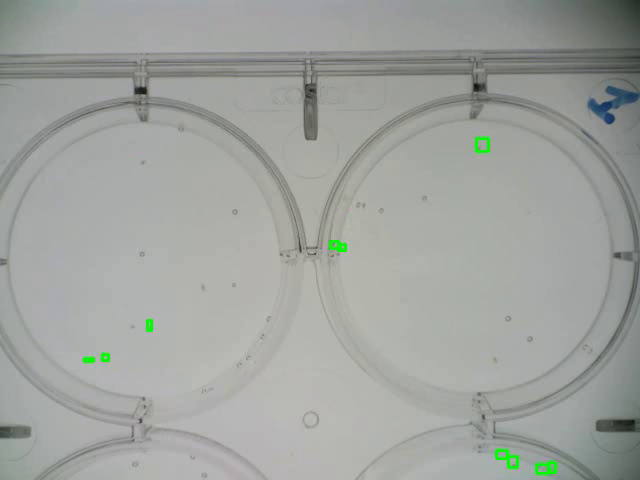
#> input picture frame 31 of OutVideos/P1_24h_01top.avi, 640 x 480 px, given in place of P1_24h_01top.wmv, which was not available
$ python detectMouvement.py
#> lines starting #> are read from the running program, lines starting #| are printed output that depends on the picture; after the words box and inside, x2 and y2 are one past the last pixel; in counts of white or black regions, pixels touching at a corner belong together; pictures that were not available may be replaced by others from this repository, and a replacement may not be noted
#> in main, frame is the input picture: shape (480, 640, 3); mean B, G, R 158.9, 162.5, 159.7
### houghCircle.py
import cv2
import numpy as np

blur_ratio = 21

# [5 lines left out: function find2MainCircle_fromPath, not called in this run]

def find2MainCircle(image_mat: np.ndarray, blur_ratio=21, *, verbose: bool = False):

#> called with blur_ratio = 21, verbose = False
    image = image_mat.copy()

    # Convert to grayscale
    gray = cv2.cvtColor(image, cv2.COLOR_BGR2GRAY)

    # Apply GaussianBlur to reduce noise
    gray = cv2.GaussianBlur(gray,(blur_ratio, blur_ratio) ,2)

    # Detect circles using HoughCircles
    circles = cv2.HoughCircles(gray, cv2.HOUGH_GRADIENT, dp=1, minDist=10,
                           param1=50, param2=30, minRadius=0, maxRadius=0)
#> circles = 40 rows, first 8: [477.5, 255.5, 161.6], [140.5, 266.5, 160], [141.5, 253.5, 148.1], [471.5, 266.5, 165.5], [486.5, 249.5, 155.4], [482.5, 264.5, 171.1], [464.5, 251.5, 169.5], [453.5, 235.5, 186.9]

    # Draw detected circles
    if circles is not None:
        circles = np.uint16(np.around(circles))
#> circles = 40 rows, first 8: [478, 256, 162], [140, 266, 160], [142, 254, 148], [472, 266, 166], [486, 250, 155], [482, 264, 171], [464, 252, 170], [454, 236, 187]
        for i in circles[0, :]:
            # Draw the outer circle
            cv2.circle(image, (i[0], i[1]), i[2], (0, 255, 0), 2)
            # Draw the center of the circle
            cv2.circle(image, (i[0], i[1]), 2, (0, 0, 255), 3)
#> this loop made 40 passes
#> i on passes 1 to 12: [478, 256, 162], [140, 266, 160], [142, 254, 148], [472, 266, 166], [486, 250, 155], [482, 264, 171], [464, 252, 170], [454, 236, 187], [466, 238, 182], [154, 244, 186], [464, 228, 186], [134, 276, 171]
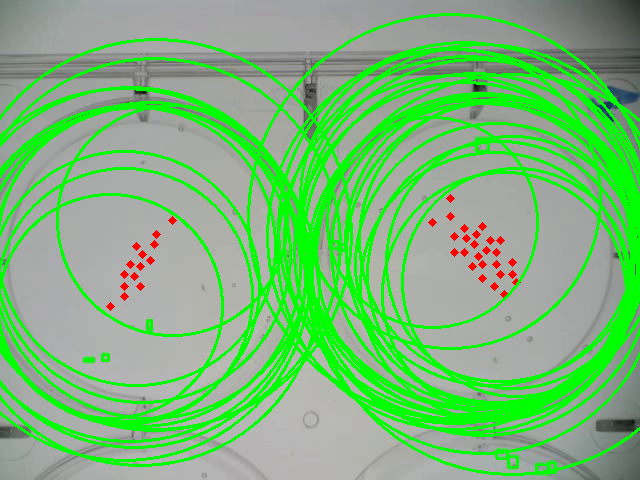
#> image: shape (480, 640, 3); mean B, G, R 120.7, 184.3, 122.4

    if verbose:
        # Display the result
        cv2.imshow('Detected Circles', image)
        cv2.waitKey(0)
        cv2.destroyAllWindows()


    # find clusters of Circles

    def find_clusters(circles, min_dist=10):
#> called with circles = array of shape (1, 40, 3), min_dist = 10
        circles = np.uint16(np.around(circles))
        clusters = []
        for i in circles[0, :]:
            if not clusters:
                clusters.append([i])
            else:
                for cluster in clusters:
                    for j in cluster:
                        if np.linalg.norm(np.array(i[:2]) - np.array(j[:2])) < min_dist:
                            cluster.append(i)
                            break
                    else:
                        continue
                    break
                else:
                    clusters.append([i])
#> after the loop, cluster = [[432, 222, 105]]; clusters = 38 items, first 6: [[478, 256, 162], [482, 264, 171]], [[140, 266, 160]], [[142, 254, 148]], [[472, 266, 166]], [[486, 250, 155]], [[464, 252, 170]]
        return clusters

    clusters = find_clusters(circles, min_dist=10)
    img_width = image.shape[1]
#> img_width = 640

    left_circle = None
    for cluster in clusters:
        for i in cluster:
            if i[0] < img_width / 2:
                left_circle = i
                print(left_circle)
                break
        if left_circle is not None:
            break
#> this loop made 2 passes
#> cluster on passes 1 to 2: [[478, 256, 162], [482, 264, 171]], [[140, 266, 160]]
#| [140 266 160]

    right_circle = None
    for cluster in clusters:
        for i in cluster:
            if i[0] >= img_width / 2:
                right_circle = i
                print(i)
                break
        if right_circle is not None:
            break
#> this loop made 1 pass
#| [478 256 162]

    output_circle = [left_circle, right_circle]

    # Draw clusters
    image2 = image_mat.copy()
    for i in output_circle:
        if i is None:
            continue
        # inner circle
        cv2.circle(image2, (i[0], i[1]), i[2] - 50, (255, 0, 0), 2)
        # outer circles
        cv2.circle(image2, (i[0], i[1]), i[2], (0,0, 255), 2)
        # center of the circle
        cv2.circle(image2, (i[0], i[1]), 2, (0, 0, 255), 3)
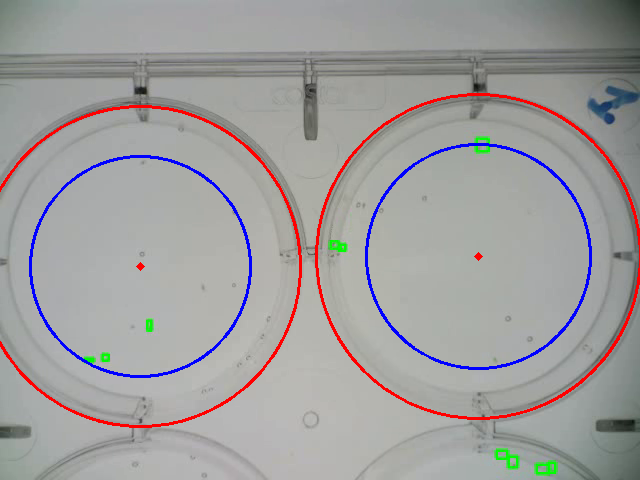
#> image2: shape (480, 640, 3); 3.21% of pixels changed, all inside (x1, y1, x2, y2) = (0, 93, 640, 428)

    if verbose:
        cv2.imshow('Detected Circles', image2)
        cv2.waitKey(0)
        cv2.destroyAllWindows()


# [2 lines that do not run on import are left out]

### detectMouvement.py
import numpy as np
import cv2
from collections import deque


def findMouvement(frame: np.ndarray, frame_buffer:deque, *, THRESHOLD_VALUE=7, MIN_AREA=25):
    """
    Find the mouvement between the current frame and the previous one
    :param frame: the current frame
    :param frame_buffer: the previous frame
    :return: the frame with the mouvement
    """
#> called with THRESHOLD_VALUE = 7, MIN_AREA = 25
    # Convert the frame to gray
    gray = cv2.cvtColor(frame, cv2.COLOR_BGR2GRAY)
    # Apply a GaussianBlur
    gray = cv2.GaussianBlur(gray, (21, 21), 0)

    # If the buffer is empty, we add the current frame
    if len(frame_buffer) == 0:
        frame_buffer.append(gray)
        return frame

    movement_mask = np.zeros_like(gray)

    # Compare with all frames in buffer
    for prev_frame in frame_buffer:
        diff = cv2.absdiff(gray, prev_frame)
        _, thresh = cv2.threshold(diff, THRESHOLD_VALUE, 255, cv2.THRESH_BINARY)
        movement_mask = cv2.max(movement_mask, thresh)
#> this loop made 1 pass
#> pass 1, in findMouvement, `diff = cv2.absdiff(gray, prev_frame)`:
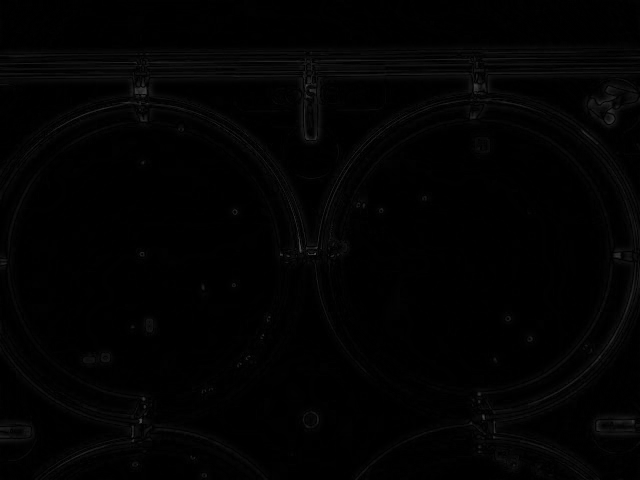
#> diff: shape (480, 640); min 0, max 75, mean 2.4
#> pass 1, in findMouvement, `_, thresh = cv2.threshold(diff, THRESHOLD_VALUE, 255, cv2.THRESH_BINARY)`:
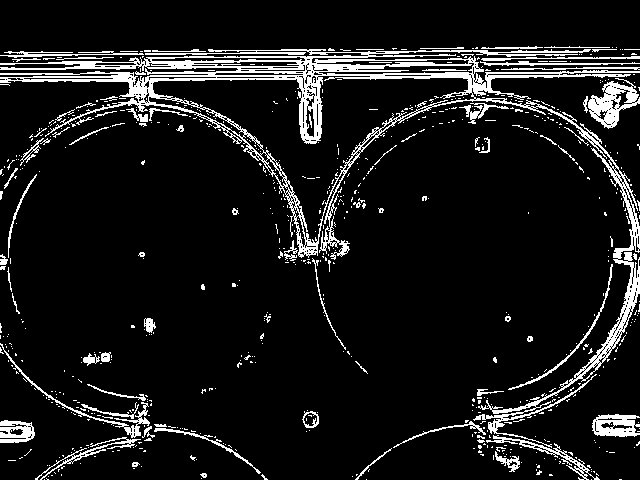
#> thresh: shape (480, 640); 9.7% white in thin lines or dots

    # Add current frame to buffer
    frame_buffer.append(gray)

    # Process movement mask
    kernel = np.ones((3,3), np.uint8)
    movement_mask = cv2.erode(movement_mask, kernel, iterations=1)
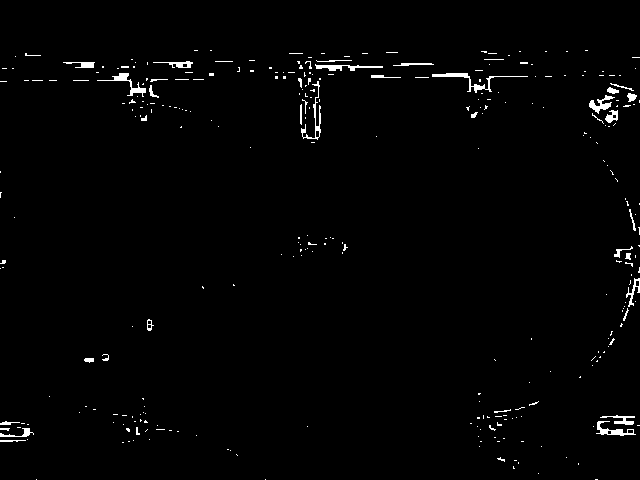
#> movement_mask: shape (480, 640); 1.4% white; 310 white regions (270 under 20 px), largest, box (x1, y1, x2, y2) and area: (432, 73, 528, 93) 311, (97, 73, 146, 97) 237, (301, 81, 321, 140) 220
    movement_mask = cv2.dilate(movement_mask, kernel, iterations=2)
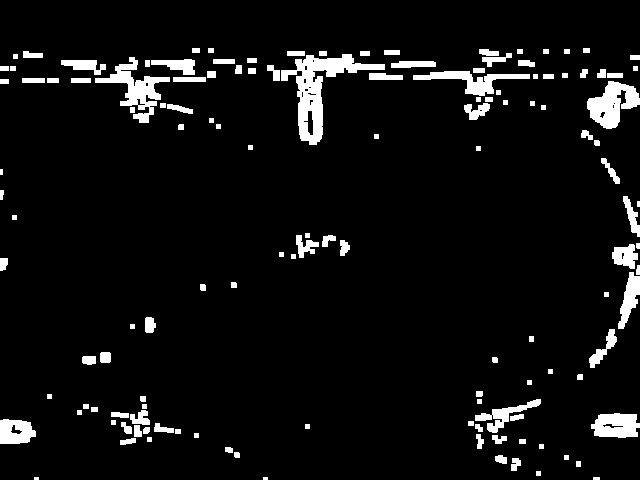
#> movement_mask: shape (480, 640); 6.1% white; 134 white regions (4 under 20 px)

    # Find contours
    contours, _ = cv2.findContours(movement_mask, cv2.RETR_EXTERNAL, cv2.CHAIN_APPROX_SIMPLE)
#> contours = 134 contours, 38 with area under 20; largest, box (x1, y1, x2, y2) and area: (281, 54, 385, 145) 2609, (95, 57, 170, 123) 1348, (587, 81, 640, 129) 1332, (591, 413, 640, 438) 926, (413, 71, 530, 96) 894
    contours = [c for c in contours if cv2.contourArea(c) > MIN_AREA]
#> contours = 70 contours; largest, box (x1, y1, x2, y2) and area: (281, 54, 385, 145) 2609, (95, 57, 170, 123) 1348, (587, 81, 640, 129) 1332, (591, 413, 640, 438) 926, (413, 71, 530, 96) 894

    return contours


def drawMouvement(frame: np.ndarray, contours):
    for contour in contours:
        x, y, w, h = cv2.boundingRect(contour)
        cv2.rectangle(frame, (x, y), (x+w, y+h), (0, 255, 0), 2)

    return frame


import numpy as np
import time
import cv2
from collections import deque
from houghCircle import find2MainCircle

def main():

# Parameters
    BUFFER_SIZE = 1
    MIN_AREA = 25
    THRESHOLD_VALUE = 7

    cap = cv2.VideoCapture("./Videos/P1_24h_01top.wmv")
    ret, frame = cap.read()

    frame_buffer = deque(maxlen=BUFFER_SIZE)
    frame_buffer.append(cv2.cvtColor(frame, cv2.COLOR_BGR2GRAY))

    circles = find2MainCircle(frame)

    while(cap.isOpened()):
        ret, currentFrame = cap.read()

        if not ret:
            break

        objects = findMouvement(currentFrame, frame_buffer, THRESHOLD_VALUE=THRESHOLD_VALUE, MIN_AREA=MIN_AREA)
#> objects has the same summary as contours in findMouvement

        # keep only objects that are circles
        keep = []
        for obj in objects:
            x,y,w,h = cv2.boundingRect(obj)
            center = (x + w//2, y + h//2)

            # check if the center of the object is in a circle
            for circle in circles:
                if circle is not None:
                    if np.linalg.norm(np.array(center) - np.array(circle[:2])) < circle[2]:
                        keep.append(obj)
                        break
#> this loop made 1 pass
#> (x, y, w, h, center) on pass 1: (511, 458, 10, 13, (516, 464))
#> after the loop, keep = []

        objects = keep

        currentFrame = drawMouvement(currentFrame, objects)

        for circle in circles:
            if circle is not None:
                print(circle)
               # inner circle
                cv2.circle(currentFrame, (circle[0], circle[1]), circle[2] - 50, (255, 0, 0), 2)
                # outer circles
                cv2.circle(currentFrame, (circle[0], circle[1]), circle[2], (0,0, 255), 2)
                # center of the circle
                cv2.circle(currentFrame, (circle[0], circle[1]), 2, (0, 0, 255), 3)

        cv2.imshow('Movement History', currentFrame)
        cv2.waitKey(1)

    cap.release()
    cv2.destroyAllWindows()


if __name__ == "__main__":
#> (the run stopped early here; a loop or call above may not have finished)

$ run again, starting later in the video
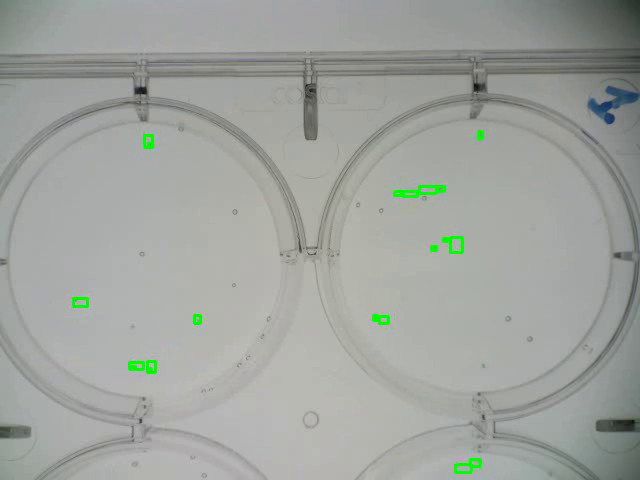
#> input picture frame 139 of OutVideos/P1_24h_01top.avi, 640 x 480 px, given in place of P1_24h_01top.wmv, which was not available
#> in main, frame is the input picture: shape (480, 640, 3); mean B, G, R 158.6, 163.1, 159.7
#> in find2MainCircle, `circles = cv2.HoughCircles(gray, cv2.HOUGH_GRADIENT, dp=1, minDist=10,..`: circles = 33 rows, first 8: [478.5, 256.5, 154.1], [142.5, 258.5, 152.7], [471.5, 266.5, 165.8], [136.5, 266.5, 172.3], [486.5, 249.5, 155.8], [488.5, 260.5, 149.7], [148.5, 266.5, 162.5], [465.5, 251.5, 168.4]
#> in find2MainCircle, `circles = np.uint16(np.around(circles))`: circles = 33 rows, first 8: [478, 256, 154], [142, 258, 153], [472, 266, 166], [136, 266, 172], [486, 250, 156], [488, 260, 150], [148, 266, 162], [466, 252, 168]
#> the loop in find2MainCircle, `for i in circles[0, :]:` made 33 passes
#> after the loop in find2MainCircle, `for i in circles[0, :]:`:
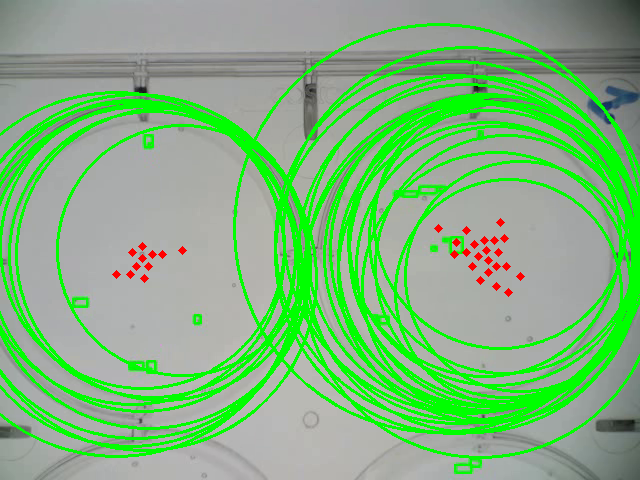
#> image: shape (480, 640, 3); mean B, G, R 126.6, 181, 128.3
#> the loop in find_clusters, `for i in circles[0, :]:` made 33 passes
#> after the loop in find_clusters, `for i in circles[0, :]:`: cluster = [[182, 250, 125]]; clusters = 33 items, first 6: [[478, 256, 154]], [[142, 258, 153]], [[472, 266, 166]], [[136, 266, 172]], [[486, 250, 156]], [[488, 260, 150]]
#> the loop in find2MainCircle, `for cluster in clusters:` made 2 passes
#> (printed output is left out)
#> the loop in find2MainCircle, `for cluster in clusters:` made 1 pass
#> (printed output is left out)
#> in findMouvement, `movement_mask = cv2.dilate(movement_mask, kernel, iterations=2)`:
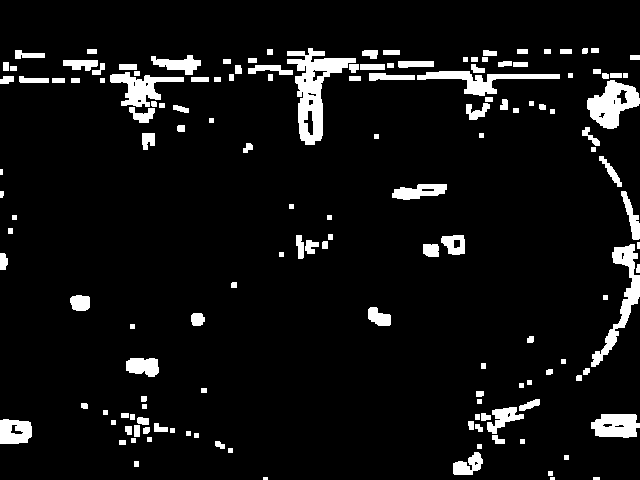
#> movement_mask: shape (480, 640); 6.9% white; 148 white regions (3 under 20 px)
#> in findMouvement, `contours, _ = cv2.findContours(movement_mask, cv2.RETR_EXTERNAL, cv2.C..`: contours = 148 contours, 39 with area under 20; largest, box (x1, y1, x2, y2) and area: (287, 48, 356, 145) 2458, (587, 80, 640, 129) 1458, (591, 244, 640, 367) 1261, (417, 71, 560, 96) 1030, (110, 72, 184, 107) 990
#> in findMouvement, `contours = [c for c in contours if cv2.contourArea(c) > MIN_AREA]`: contours = 83 contours; largest, box (x1, y1, x2, y2) and area: (287, 48, 356, 145) 2458, (587, 80, 640, 129) 1458, (591, 244, 640, 367) 1261, (417, 71, 560, 96) 1030, (110, 72, 184, 107) 990
#> objects has the same summary as contours in findMouvement
#> the loop in main, `for obj in objects:` made 1 pass
#> (x, y, w, h, center) on pass 1: (453, 452, 30, 23, (468, 463))
#> after the loop in main, `for obj in objects:`: keep = []

$ run again, starting later in the video
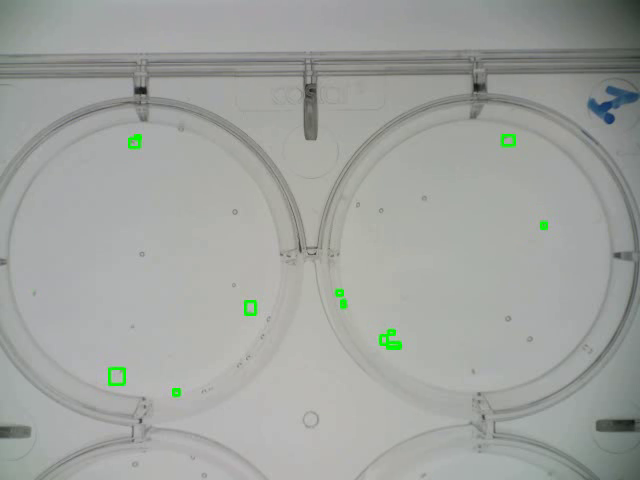
#> input picture frame 248 of OutVideos/P1_24h_01top.avi, 640 x 480 px, given in place of P1_24h_01top.wmv, which was not available
#> in main, frame is the input picture: shape (480, 640, 3); mean B, G, R 159.2, 163, 159.9
#> in find2MainCircle, `circles = cv2.HoughCircles(gray, cv2.HOUGH_GRADIENT, dp=1, minDist=10,..`: circles = 48 rows, first 8: [141.5, 261.5, 165.6], [480.5, 257.5, 164.9], [472.5, 263.5, 163.1], [490.5, 250.5, 153.7], [135.5, 270.5, 165.7], [149.5, 270.5, 166.7], [491.5, 261.5, 146.7], [152.5, 240.5, 188.5]
#> in find2MainCircle, `circles = np.uint16(np.around(circles))`: circles = 48 rows, first 8: [142, 262, 166], [480, 258, 165], [472, 264, 163], [490, 250, 154], [136, 270, 166], [150, 270, 167], [492, 262, 147], [152, 240, 188]
#> the loop in find2MainCircle, `for i in circles[0, :]:` made 48 passes
#> after the loop in find2MainCircle, `for i in circles[0, :]:`:
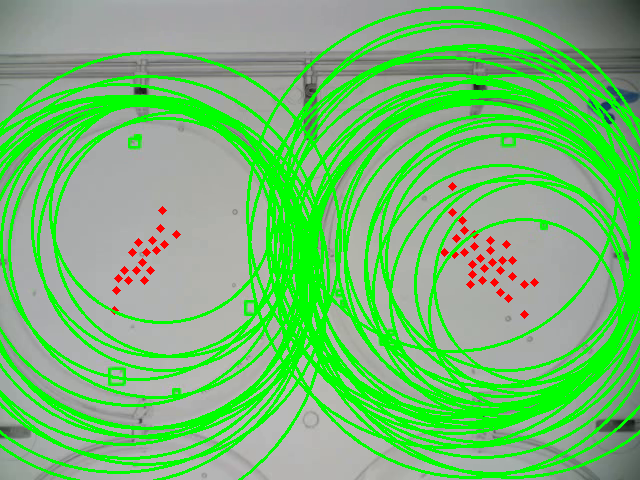
#> image: shape (480, 640, 3); mean B, G, R 114.4, 187.9, 116.3
#> the loop in find_clusters, `for i in circles[0, :]:` made 48 passes
#> after the loop in find_clusters, `for i in circles[0, :]:`: cluster = [[524, 314, 95]]; clusters = 48 items, first 6: [[142, 262, 166]], [[480, 258, 165]], [[472, 264, 163]], [[490, 250, 154]], [[136, 270, 166]], [[150, 270, 167]]
#> the loop in find2MainCircle, `for cluster in clusters:` made 1 pass
#> (printed output is left out)
#> the loop in find2MainCircle, `for cluster in clusters:` made 2 passes
#> (printed output is left out)
#> in findMouvement, `movement_mask = cv2.dilate(movement_mask, kernel, iterations=2)`:
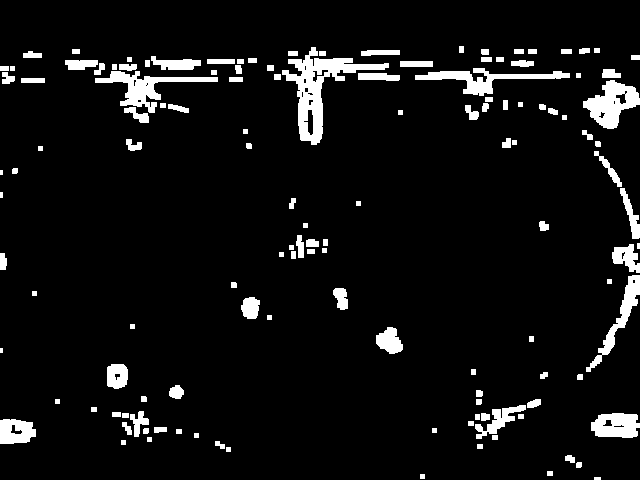
#> movement_mask: shape (480, 640); 6.6% white; 132 white regions (4 under 20 px)
#> in findMouvement, `contours, _ = cv2.findContours(movement_mask, cv2.RETR_EXTERNAL, cv2.C..`: contours = 132 contours, 30 with area under 20; largest, box (x1, y1, x2, y2) and area: (282, 47, 389, 145) 2744, (583, 80, 640, 129) 1478, (95, 71, 218, 113) 1300, (415, 68, 570, 96) 1146, (591, 413, 640, 438) 953
#> in findMouvement, `contours = [c for c in contours if cv2.contourArea(c) > MIN_AREA]`: contours = 73 contours; largest, box (x1, y1, x2, y2) and area: (282, 47, 389, 145) 2744, (583, 80, 640, 129) 1478, (95, 71, 218, 113) 1300, (415, 68, 570, 96) 1146, (591, 413, 640, 438) 953
#> objects has the same summary as contours in findMouvement
#> the loop in main, `for obj in objects:` made 1 pass
#> (x, y, w, h, center) on pass 1: (565, 455, 10, 8, (570, 459))
#> after the loop in main, `for obj in objects:`: keep = []
